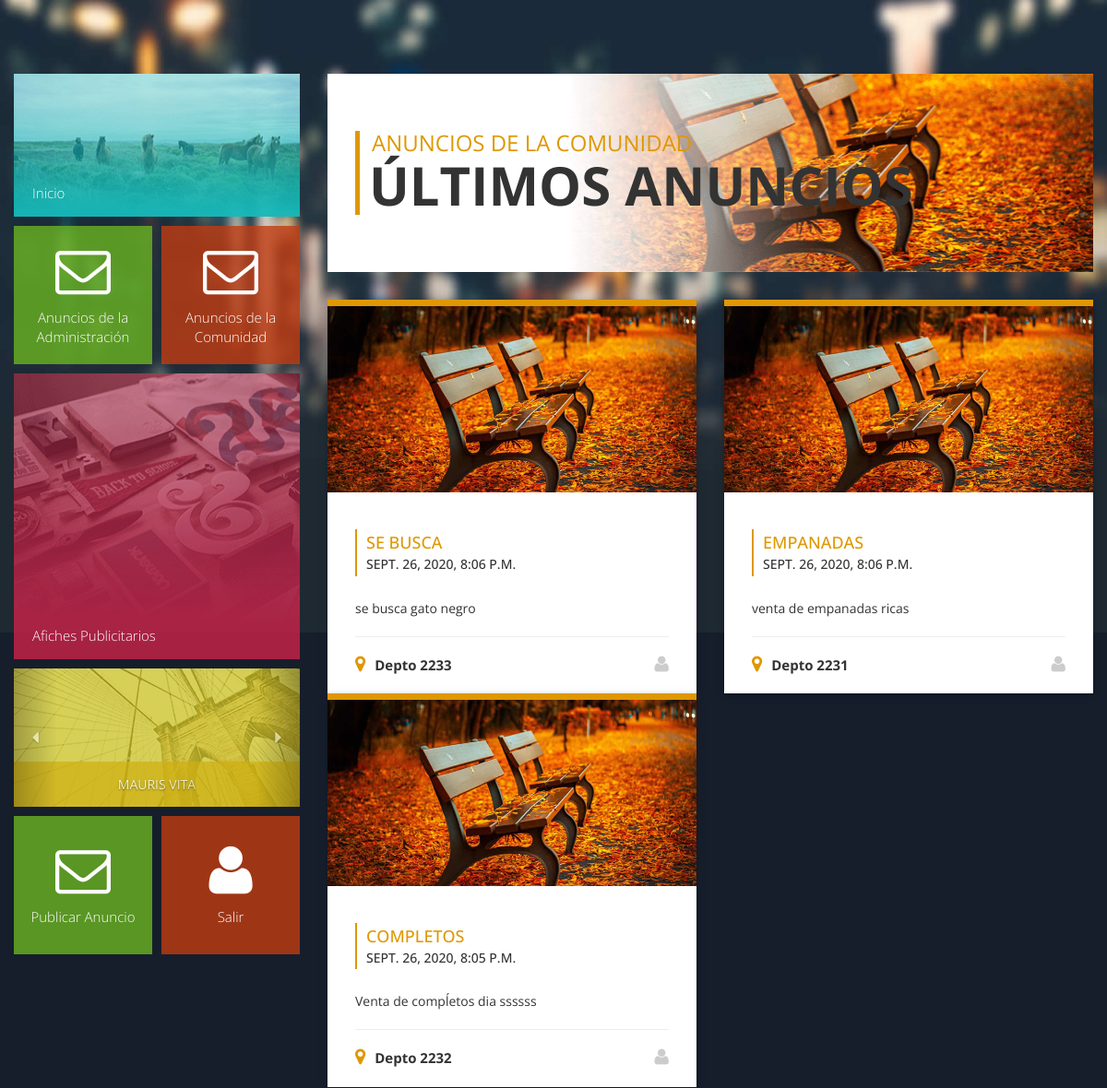
Before: /news2/ (signed in, upper part) with the older database file.
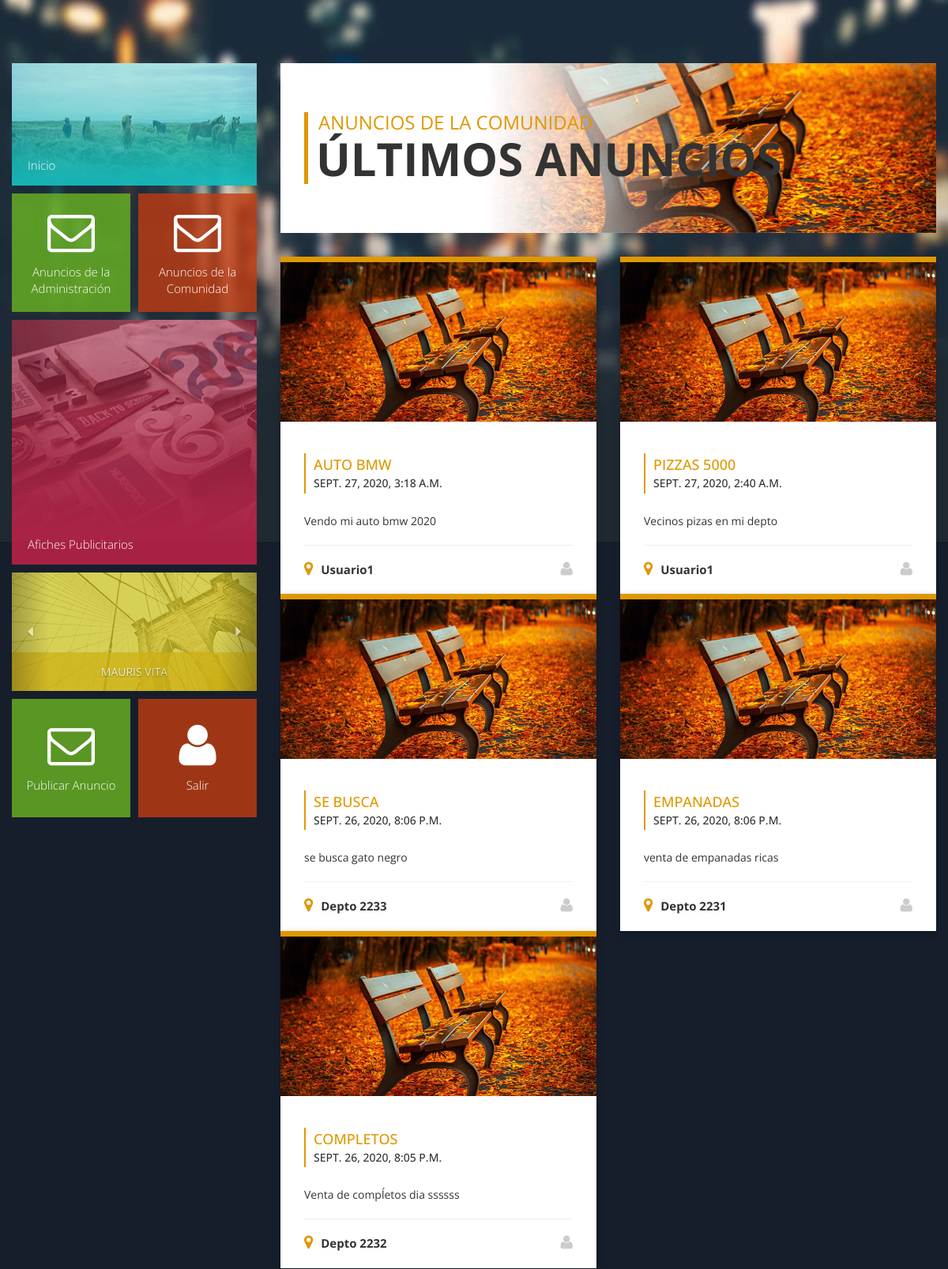
After: the same page with the newer database file.
### blog/models.py (models this page shows, shortened)
class Anuncio(models.Model):
    PRIORIDAD = (
        ('1', '1'),
        ('2', '2'),
        ('3', '3'),
    )
    TIPO = (
        ('0', '0'),
        ('1', '1'),
    )
    titulo = models.CharField(max_length=150)
    contenido = models.TextField()
    fecha = models.DateTimeField(auto_now_add=True)
    prioridad = models.CharField(max_length=3,
                              choices=PRIORIDAD,
                              default='1')
    categoria = models.CharField(max_length=150)
    imagen = models.ImageField(upload_to="blog", null=True, blank=True, verbose_name="Imagen")
    autor = models.CharField(max_length=60)
    tipo_usuario = models.CharField(max_length=3,
                              choices=TIPO,
                              default='0')
    class Meta:
        ordering = ('-fecha',)

### blog/views.py (the view)
# urls.py: path("news2/", news2, name="news2"),
def news2(request):
    if request.user.is_authenticated :
        anuncios_usuarios = Anuncio.objects.filter( tipo_usuario = "0" )[:10]
        anuncios_usuarios2 = Anuncio.objects.filter( tipo_usuario = "0" )[11:]
        return render( request, 'blog/news2.html', {'anuncios_usuarios':anuncios_usuarios, 'anuncios_usuarios2':anuncios_usuarios2})
    return redirect('index')

### blog/templates/blog/news2.html (shortened to what this page needs)
{% extends 'blog/base2.html' %}
{% load static %}
{% block contenido %}
                    <div class="content-main">
                        <div class="row margin-b-30">
                            <div class="col-xs-12 col-sm-12 col-md-12 biliend">
                                <div class="banner-2-container">
                                    <div class="aenean">
                                        <h4>Anuncios de la Comunidad</h4>
                                        <h3>Últimos anuncios</h3>
                                    </div>
                                </div>
                            </div>
                        </div>
                        <div class="row margin-b-30">
                            {% for anuncios in anuncios_usuarios %}
                            <div class="col-xs-12 col-sm-12 col-md-6 col-lg-6">
                                <div class="box paris">
                                    <div class="box-icon">
                                        <img src="{%static 'blog/images/home-img-3.jpg' %}" alt="Image" class="img-responsive">
                                    </div>
                                    <div class="info float-container">
                                        <div class="col-sm-12 london-title paris-title">
                                            <h3 class="text-uppercase">{{anuncios.titulo}}</h3>
                                            <h4 class="text-uppercase">{{anuncios.fecha}}</h4>
                                        </div>
                                        <p>{{anuncios.contenido}}</p><hr />
                                        <div class="col-sm-12 location-main">
                                            <div class="pull-left location location2 ">
                                                <i class="fa fa-map-marker fa-2x"></i><span>{{anuncios.autor}}</span>
                                            </div>
                                            <div class="pull-right user-icons">
                                                <a href="https://mail.google.com/mail/?view=cm&fs=1&tf=1&to={{request.user.email}}" target="_blank"><i class="fa fa-user fa-2x"></i></a>
                                            </div>
                                        </div>
                                    </div>
                                </div>
                            </div>
                            {% endfor %}
                        </div>
                        </div>
                    </div>
{% endblock contenido %}

Changed rows visible on the page:
added Anuncio: titulo "AUTO BMW", fecha "SEPT. 27, 2020, 3:18 A.M.", contenido "Vendo mi auto bmw 2020", autor "Usuario1"
added Anuncio: titulo "PIZZAS 5000", fecha "SEPT. 27, 2020, 2:40 A.M.", contenido "Vecinos pizas en mi depto", autor "Usuario1"
